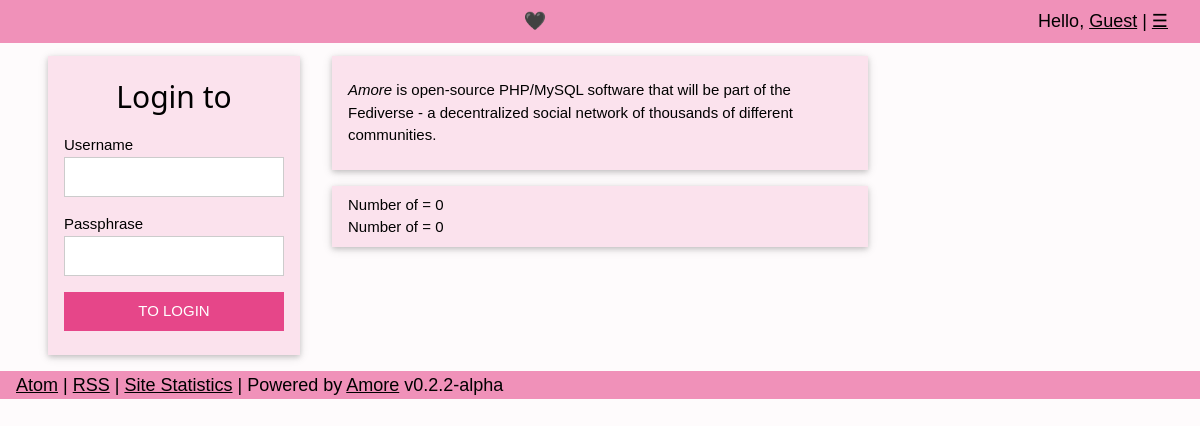
The app's page /pub/index.php, older data.
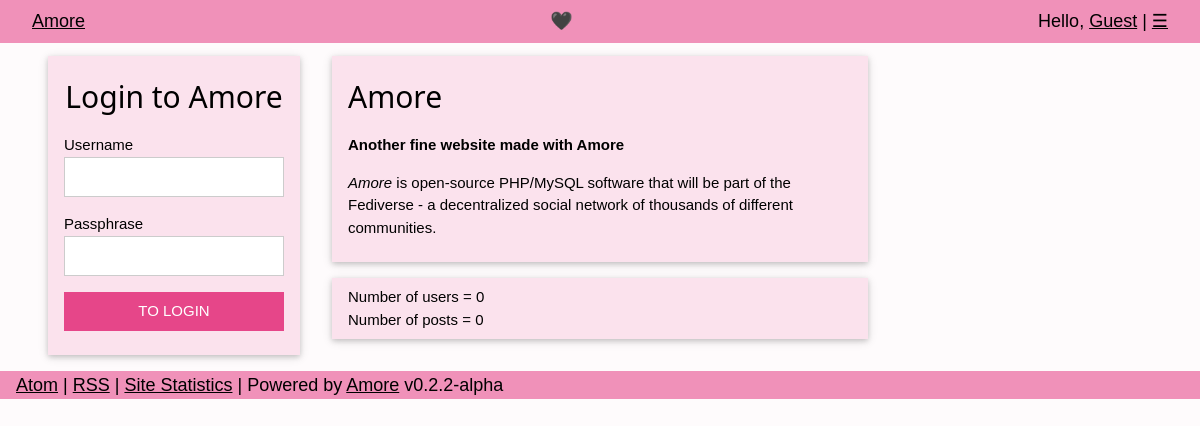
The same page, newer data.
### tables this page shows
CREATE TABLE `configuration` (
  `primary_key` varchar(10) NOT NULL,
  `website_url` tinytext NOT NULL,
  `website_name` tinytext NOT NULL,
  `website_description` text NOT NULL,
  `default_locale` tinytext NOT NULL,
  `open_registrations` BOOLEAN DEFAULT 0 COMMENT 'default is closed',
  `admin_account` tinytext NOT NULL COMMENT 'will be first account created',
  `admin_email` tinytext NOT NULL,
  `posts_are_called` tinytext NOT NULL,
  `post_is_called` tinytext NOT NULL,
  `reposts_are_called` tinytext NOT NULL,
  `repost_is_called` tinytext NOT NULL,
  `users_are_called` tinytext NOT NULL,
  `user_is_called` tinytext NOT NULL,
  `favorites_are_called` tinytext NOT NULL,
  `favorite_is_called` tinytext NOT NULL,
  `max_post_length` smallint NOT NULL DEFAULT 500,
  `banned_user_names` text NOT NULL,
  `list_with_the_federation_info` BOOLEAN NOT NULL DEFAULT 1 COMMENT 'default is yes',
  `list_with_fediverse_network` BOOLEAN NOT NULL DEFAULT 1 COMMENT 'default is yes'
);

### pub/index.php (the view, shortened to what this page needs)
<?php
include "../functions.php";
$dbconn = new mysqli(DBHOST, DBUSER, DBPASS, DBNAME);
mysqli_set_charset($dbconn, "utf8");
$mysiteq = "SELECT * FROM configuration WHERE primary_key='".SITEKEY."'";
$mysitequery = mysqli_query($dbconn,$mysiteq);
while ($mysiteopt = mysqli_fetch_assoc($mysitequery)) {
	$website_url				= $mysiteopt['website_url'];
	$website_name				= $mysiteopt['website_name'];
	$website_description		= $mysiteopt['website_description'];
	$default_locale			= $mysiteopt['default_locale'];
	$open_registration		= $mysiteopt['open_registrations'];
	$posts_are_called			= $mysiteopt['posts_are_called'];
	$users_are_called			= $mysiteopt['users_are_called'];
}
include_once "main-header.php";
?>
	<main class="w3-container w3-content" style="max-width:1400px;margin-top:40px;">
		<div class="w3-row w3-container">
<?php
	if ($open_registration == FALSE) {
		echo "\t\t\t<div class=\"w3-col m3 w3-row-padding w3-panel\">\n";
		echo "\t\t\t\t<div class=\"w3-card-2 w3-padding w3-theme-l3\">\n";
		echo "\t\t\t\t\t<form method=\"post\" action=\"".htmlspecialchars("the-login.php")."\">\n";
		echo "\t\t\t\t\t<h2 class=\"w3-center\">"._("Login to ").$website_name."</h2>\n";
		echo "\t\t\t\t\t\t<p>\n";
		echo "\t\t\t\t\t\t\t<label for=\"loginuser\">"._('Username')."</label>\n";
		echo "\t\t\t\t\t\t\t<input type=\"text\" name=\"loginuser\" id=\"loginuser\" class=\"w3-input w3-border w3-margin-bottom\" required maxlength=\"50\">\n";
		echo "\t\t\t\t\t\t</p>\n";
		echo "\t\t\t\t\t\t<p>\n";
		echo "\t\t\t\t\t\t\t<label for=\"loginpass\">"._('Passphrase')."</label>\n";
		echo "\t\t\t\t\t\t\t<input type=\"password\" name=\"loginpass\" id=\"loginpass\" class=\"w3-input w3-border w3-margin-bottom\" required>\n";
		echo "\t\t\t\t\t\t</p>\n";
		echo "\t\t\t\t\t\t<input type=\"submit\" name=\"loginsubmit\" id=\"loginsubmit\" class=\"w3-button w3-block w3-theme-d3 w3-section w3-padding\" value=\""._('TO LOGIN')."\">\n";
		echo "\t\t\t\t\t</form>\n";
		echo "\t\t\t\t</div>\n";
		echo "\t\t\t</div> \n\n";
	}
	echo "\t\t\t<div class=\"w3-col m6 w3-row-padding w3-panel\">\n";
	echo "\t\t\t\t<div class=\"w3-card-2 w3-padding w3-margin-bottom w3-theme-l3\">\n";
	echo "\t\t\t\t<h2>".$website_name."</h2>\n";
	echo "\t\t\t\t<p><b>".$website_description."</b></p>\n";
	echo "\t\t\t\t<p>".$metadescription."</p>\n";
	echo "\t\t\t\t</div>\n";
	echo "\t\t\t\t<div class=\"w3-card-2 w3-padding w3-theme-l3\">\n";
	echo "\t\t\t\t<span>"._("Number of ").$users_are_called." = ".user_quantity($user)."</span><br>\n";
	echo "\t\t\t\t<span>"._("Number of ").$posts_are_called." = ".post_quantity($post)."</span><br>\n";
	echo "\t\t\t\t</div>\n";
	echo "\t\t\t</div> \n\n";
?>
	</div>
<?php
include_once "main-footer.php";
?>

### functions.php (shortened to what this page needs)
<?php
$metadescription = _("<i>Amore</i> is open-source PHP/MySQL software that will be part of the Fediverse - a decentralized social network of thousands of different communities.");
 function user_quantity($users) {
 	$dbconn = new mysqli(DBHOST, DBUSER, DBPASS, DBNAME);
 	$userqq = "SELECT * FROM users";
 	$userqquery = mysqli_query($dbconn,$userqq);
 	$userqty = mysqli_num_rows($userqquery);
 	return $userqty;
 }
 function post_quantity($posts) {
 	$dbconn = new mysqli(DBHOST, DBUSER, DBPASS, DBNAME);
 	$postqq = "SELECT * FROM posts";
 	$postqquery = mysqli_query($dbconn,$postqq);
 	$postqty = mysqli_num_rows($postqquery);
 	return $postqty;
 }
?>

### pub/main-header.php (shortened to what this page needs)
<!DOCTYPE html>
<html lang="<?php echo $default_locale; ?>">
<head>
	<link href="<?php echo $website_url; ?>/style/amore.css" rel="stylesheet" type="text/css">
</head>
<body class="w3-theme-l5">
	<div class="w3-top">
	<header class="w3-container w3-bar w3-large w3-theme-d1">
		<div class="w3-left w3-padding"><a href="<?php echo $website_url; ?>/index.php"><?php echo $website_name;  ?></a></div>
		<div class="w3-right w3-padding"><?php
		echo _('Hello, ');
		if (isset($_COOKIE['uname'])) {
			echo "<a href=\"dash/my-profile.php?uid=".$_COOKIE['id']."\">";
		} else {
			echo "<a href=\"the-login.php\">";
		}
		if (isset($_COOKIE['uname'])) {
			echo $_COOKIE['uname'];
		} else {
			echo _('Guest');
		}
		echo "</a>&nbsp;|&nbsp;";
		echo "<a href=\"\#\">&#9776;</a>";
?>
</div>
		<div class="w3-center w3-padding">🖤</div>
	</header>
	</div>

### pub/main-footer.php (shortened to what this page needs)
	</main>
	<footer class="w3-container w3-large w3-theme-d1">
		<span><a href="<?php echo $website_url; ?>/atom.xml">Atom</a> | <a href="<?php echo $website_url; ?>/rss2.xml">RSS</a> | <a href="<?php echo $website_url; ?>/the-statistics.php"><?php echo _("Site Statistics"); ?></a> | <?php echo _("Powered by "); ?><a href="https://github.com/lafnlab/Amore">Amore</a> v0.2.2-alpha</span>
	</footer>
</body>
</html>

### pub/style/amore.css (style rules this page uses)
.w3-theme-l5 { color:#000 !important; background-color:#fefbfc !important; }
.w3-theme-l3 { color:#000 !important; background-color:#fbe2ed !important; }
.w3-theme-d1 { color:#000 !important; background-color:#f091b9 !important; }
.w3-theme-d3 { color:#fff !important; background-color:#e64689 !important; }
html { box-sizing:border-box; }
*,*:before,*:after { box-sizing:inherit; }
html { -ms-text-size-adjust:100%; -webkit-text-size-adjust:100%; }
body { margin:0; }
article,aside,details,figcaption,figure,footer,header,main,menu,nav,section,summary { display:block; }
a { background-color:transparent; -webkit-text-decoration-skip:objects; }
button,input,select,textarea { font:inherit; margin:0; }
button,input { overflow:visible; }
button,html [type=button],[type=reset],[type=submit] { -webkit-appearance:button; }
html,body { font-family:Verdana,sans-serif; font-size:15px; line-height:1.5 }
html { overflow-x:hidden; }
h2 { font-size:30px; }
h1,h2,h3,h4,h5,h6 { font-family:"Segoe UI",Arial,sans-serif; font-weight:400; margin:10px 0; }
a { color:inherit; }
.w3-btn,.w3-button { border:none; display:inline-block; padding:8px 16px; vertical-align:middle; overflow:hidden; text-decoration:none; color:inherit; background-color:inherit; text-align:center; cursor:pointer; white-space:nowrap; }
.w3-btn,.w3-button { -webkit-touch-callout:none; -webkit-user-select:none; -khtml-user-select:none; -moz-user-select:none; -ms-user-select:none; user-select:none; }
.w3-input { padding:8px; display:block; border:none; border-bottom:1px solid #ccc; width:100%; }
.w3-bar { width:100%; overflow:hidden; }
.w3-block { display:block; width:100%; }
.w3-container:after,.w3-container:before,.w3-panel:after,.w3-panel:before,.w3-row:after,.w3-row:before,.w3-row-padding:after,.w3-row-padding:before, .w3-cell-row:before,.w3-cell-row:after,.w3-clear:after,.w3-clear:before,.w3-bar:before,.w3-bar:after { content:""; display:table; clear:both; }
.w3-col,.w3-half,.w3-third,.w3-twothird,.w3-threequarter,.w3-quarter { float:left; width:100%; }
@media (min-width:601px) { .w3-col.m3,.w3-quarter { width:24.99999% } }
@media (min-width:601px) { .w3-col.m6,.w3-half { width:49.99999% } }
.w3-content,.w3-auto { margin-left:auto; margin-right:auto; }
.w3-content { max-width:980px; }
.w3-top,.w3-bottom { position:fixed; width:100%; z-index:1; }
.w3-top { top:0; }
.w3-row-padding,.w3-row-padding>.w3-half,.w3-row-padding>.w3-third,.w3-row-padding>.w3-twothird,.w3-row-padding>.w3-threequarter,.w3-row-padding>.w3-quarter,.w3-row-padding>.w3-col { padding:0 8px; }
.w3-container,.w3-panel { padding:0.01em 16px; }
.w3-panel { margin-top:16px; margin-bottom:16px; }
.w3-card,.w3-card-2 { box-shadow:0 2px 5px 0 rgba(0,0,0,0.16),0 2px 10px 0 rgba(0,0,0,0.12); }
.w3-large { font-size:18px!important; }
.w3-center { text-align:center!important; }
.w3-border { border:1px solid #ccc!important; }
.w3-section,.w3-code { margin-top:16px!important; margin-bottom:16px!important; }
.w3-margin-bottom { margin-bottom:16px!important; }
.w3-padding { padding:8px 16px!important; }
.w3-left { float:left!important; }
.w3-right { float:right!important; }

Row changes from the older to the newer data that the page shows:
added configuration: website_name "Amore", website_description "Another fine website made with Amore", users_are_called "users", posts_are_called "posts"
